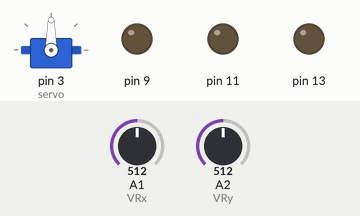
A sketch run on a simulated Arduino Uno, built with avr-gcc and run on an emulated ATmega328P. Parts: servo, output pins drawn as LEDs (lit = HIGH). The inputs (shaded band) are chosen by the test bench; at power-on: A1 (VRx) = 512, A2 (VRy) = 512.

Above: at 1.2 s.
1.3 s: A1 (VRx) set to 544
2.8 s: A1 (VRx) set to 570
At 3.2 s:
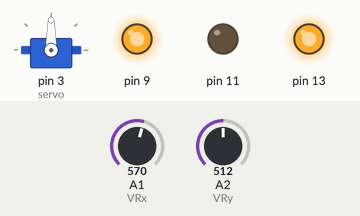
4.3 s: A2 (VRy) set to 525
5.8 s: A2 (VRy) set to 548
At 6.5 s:
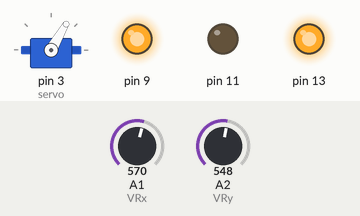
7.6 s: A2 (VRy) set to 306
At 9.4 s:
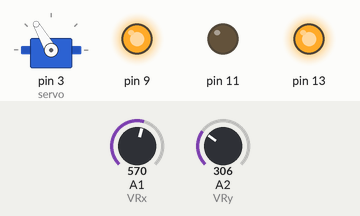
9.7 s: A1 (VRx) set to 511
At 10.8 s:
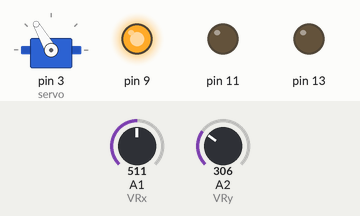
Timing chart, 0 to 12.2 s (numbered marks = the images above; inputs shaded):
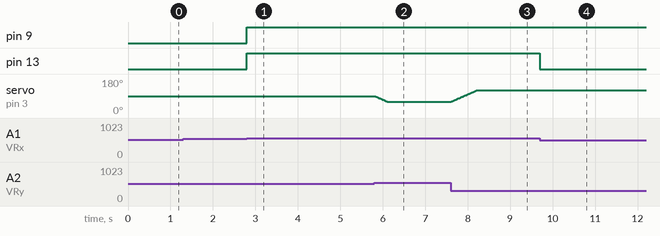

Measured:
- the behaviour switches between 562 and 563 on A1 (VRx) (found by bisection; images 0 and 1)
- the behaviour switches between 537 and 538 on A2 (VRy) (found by bisection; images 1 and 2)
- after the input at 1.3 s, every drawn part: stays the same
- after the input at 2.8 s, pin 9, pin 13: LOW → HIGH at once
- after the input at 4.3 s, every drawn part: stays the same
- after the input at 5.8 s, servo on pin 3 (servo): moves from 90° to 60° over 0.29 s, starting at once
- after the input at 7.6 s, servo on pin 3 (servo): moves from 60° to 120° over 0.59 s, starting at once
- after the input at 9.7 s, pin 13: HIGH → LOW at once

The sketch:

Joystick-Control.ino
```cpp
#include <Servo.h>

//Servo
Servo servo;
int curPos = 90;

//Joystick
int VRx = A1;
int VRy = A2;
int xPosition = 0;
int yPosition = 0;
int mapX = 0;
int mapY = 0;

void setup()
{
  //Initialize motor
  pinMode(13, OUTPUT);
  pinMode(11, OUTPUT);
  pinMode(9, OUTPUT);
  digitalWrite(13, HIGH);

  //Initialize servo
  servo.attach(3);
  servo.write(90);

  //Initialize joystick
  pinMode(VRx, INPUT);
  pinMode(VRy, INPUT);

  Serial.begin(9600);
}

//Turns the rover to a specified servo angle at a reasonable speed.
void turn(int target)
{
  int toAdd = 0;
  if(target > curPos){
    toAdd = 1;
  }
  else{
    toAdd = -1;
  }
  while(curPos != target){
    curPos += toAdd;
    delay(10);
    servo.write(curPos);
  }
}

//Drive the rover backwards (may vary depending on how you wired the motor)
void backward()
{
  digitalWrite(13, HIGH);
  digitalWrite(11, LOW);
  digitalWrite(9, HIGH);
}

//Drive the rover forwards (may vary depending on how you wired the motor)
void forward()
{
  digitalWrite(13, HIGH);
  digitalWrite(11, HIGH);
  digitalWrite(9, LOW);
}

//Stops the rover
void halt()
{
  digitalWrite(13, LOW);
}


void loop()
{

  xPosition = analogRead(VRx);
  yPosition = analogRead(VRy);
  mapX = map(xPosition, 0, 1023, -512, 512);
  mapY = map(yPosition, 0, 1023, -512, 512);

  //If joystick pressed forward/backward move in desired direction
  if (mapX < -50){
    forward();
  }
  else if(mapX > 50){
    backward();
  }
  else {
    halt();
  }

  //If joystick turned left/right turn wheels to a set left/right angle

  //TODO: make the turning more dynamic so pushing farther in a direction makes it turn harder
  if(mapY > 25){
    turn(60);
  }
  else if(mapY < -25){
    turn(120);
  }
  else{
    turn(90);
  }
}
```
